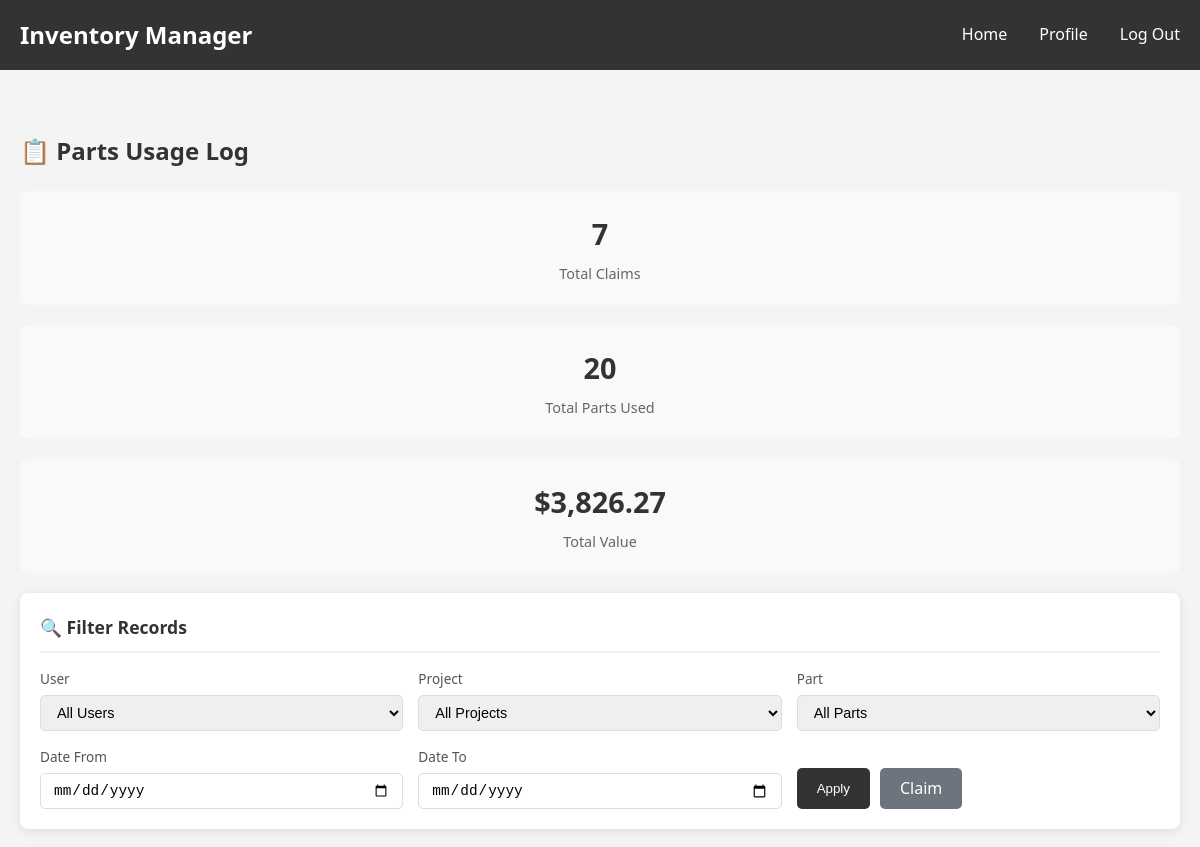
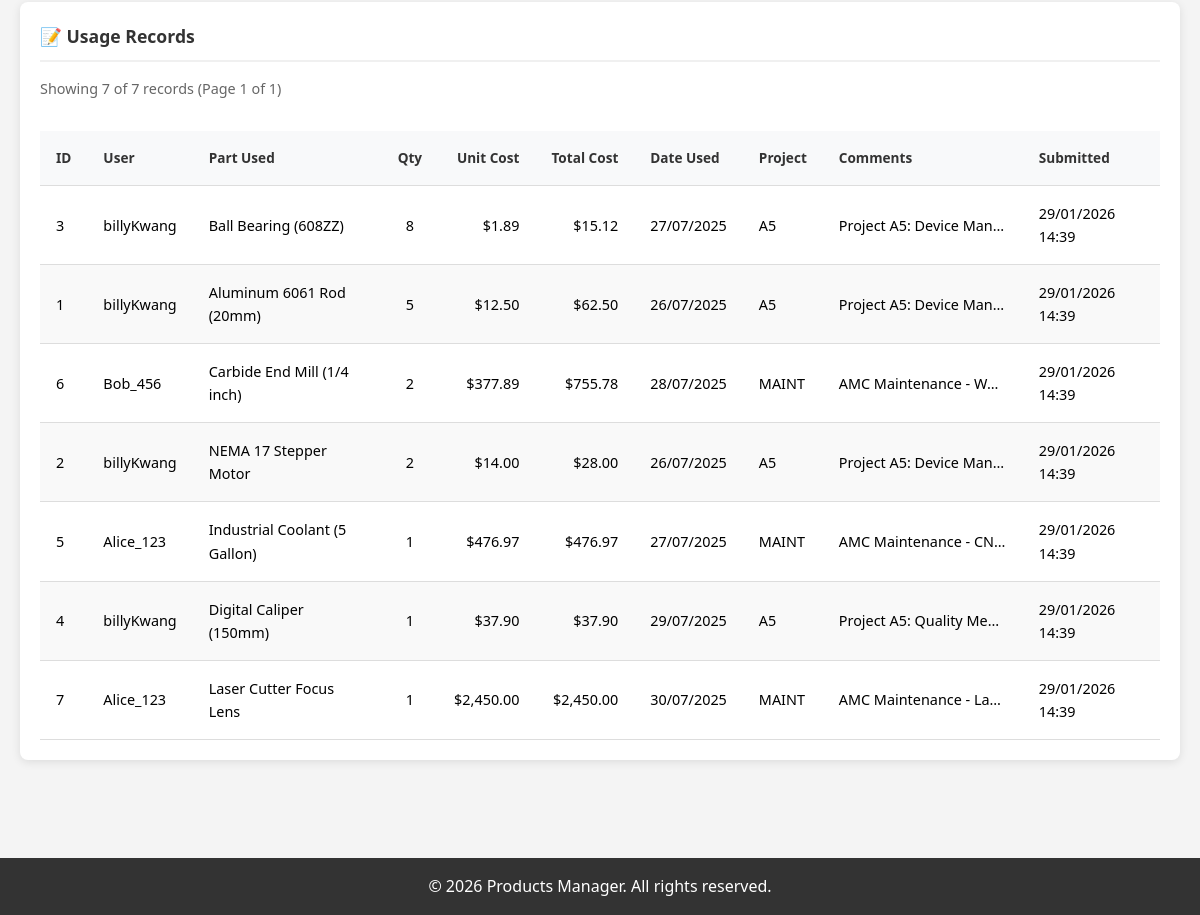
/pages/admin_parts_log.php (signed in), run on the app's committed database (2 pictures, top to bottom).
### tables this page shows
CREATE TABLE `parts_log` (
    `id` INT AUTO_INCREMENT PRIMARY KEY,
    `username` VARCHAR(255), 
    `part_used` VARCHAR(255), 
    `amount_used` INT,
    `date_used` DATE, 
    `project_id` VARCHAR(255),  
    `comments` VARCHAR(255), 
    `claim_submission_time` DATETIME DEFAULT CURRENT_TIMESTAMP
);

### pages/admin_parts_log.php (the view, shortened to what this page needs)
<?php
try {
    $pdo = new PDO(
        "mysql:host=" . DB_HOST . ";dbname=" . DB_NAME . ";charset=utf8mb4",
        DB_USER,
        DB_PASS,
        [
            PDO::ATTR_ERRMODE => PDO::ERRMODE_EXCEPTION,
            PDO::ATTR_DEFAULT_FETCH_MODE => PDO::FETCH_ASSOC
        ]
    );
} catch (PDOException $e) {
    die("Database connection failed: " . $e->getMessage());
}
$recordsPerPage = 20;
$currentPage = isset($_GET['page']) ? max(1, intval($_GET['page'])) : 1;
$offset = ($currentPage - 1) * $recordsPerPage;
$whereConditions = [];
$params = [];
$whereClause = !empty($whereConditions) ? "WHERE " . implode(" AND ", $whereConditions) : "";
$countSql = "SELECT COUNT(*) as total FROM parts_log pl $whereClause";
$countStmt = $pdo->prepare($countSql);
$countStmt->execute($params);
$totalRecords = $countStmt->fetch()['total'];
$totalPages = ceil($totalRecords / $recordsPerPage);
$sql = "SELECT
            pl.id,
            pl.username,
            pl.part_used,
            pl.amount_used,
            pl.date_used,
            pl.project_id,
            pl.comments,
            pl.claim_submission_time,
            COALESCE(i.cost_per_part, 0) as cost_per_part,
            (pl.amount_used * COALESCE(i.cost_per_part, 0)) as total_cost
        FROM parts_log pl
        LEFT JOIN inventory i ON pl.part_used = i.part_name
        $whereClause
        ORDER BY pl.claim_submission_time DESC
        LIMIT :limit OFFSET :offset";
$stmt = $pdo->prepare($sql);
$stmt->bindValue(':limit', $recordsPerPage, PDO::PARAM_INT);
$stmt->bindValue(':offset', $offset, PDO::PARAM_INT);
$stmt->execute();
$records = $stmt->fetchAll();
$summarySql = "SELECT
                COUNT(*) as total_claims,
                SUM(pl.amount_used) as total_parts_used,
                SUM(pl.amount_used * COALESCE(i.cost_per_part, 0)) as total_value
               FROM parts_log pl
               LEFT JOIN inventory i ON pl.part_used = i.part_name
               $whereClause";
$summaryStmt = $pdo->prepare($summarySql);
$summaryStmt->execute($params);
$summary = $summaryStmt->fetch();
?>
<!DOCTYPE html>
<html lang="en">
<head>
    <link rel="stylesheet" href="<?php echo BASE_URL; ?>/css/style.css">
</head>
<body>
    <?php include __DIR__ . '/../includes/header.php'; ?>
    <div class="log-container">
        <div class="page-header">
            <h1>📋 Parts Usage Log</h1>
        </div>
        <div class="summary-stats">
            <div class="stat-box">
                <div class="stat-value"><?php echo number_format($summary['total_claims'] ?? 0); ?></div>
                <div class="stat-label">Total Claims</div>
            </div>
            <div class="stat-box">
                <div class="stat-value"><?php echo number_format($summary['total_parts_used'] ?? 0); ?></div>
                <div class="stat-label">Total Parts Used</div>
            </div>
            <div class="stat-box">
                <div class="stat-value">$<?php echo number_format($summary['total_value'] ?? 0, 2); ?></div>
                <div class="stat-label">Total Value</div>
            </div>
        </div>
        <div class="card">
            <h2>🔍 Filter Records</h2>
            <form method="GET" class="filter-form">
                <div class="filter-group">
                    <label for="filter_user">User</label>
                    <select name="filter_user" id="filter_user">
                        <option value="">All Users</option>
                    </select>
                </div>
                <div class="filter-group">
                    <label for="filter_project">Project</label>
                    <select name="filter_project" id="filter_project">
                        <option value="">All Projects</option>
                    </select>
                </div>
                <div class="filter-group">
                    <label for="filter_part">Part</label>
                    <select name="filter_part" id="filter_part">
                        <option value="">All Parts</option>
                    </select>
                </div>
                <div class="filter-group">
                    <label for="filter_date_from">Date From</label>
                    <input type="date" name="filter_date_from" id="filter_date_from"
                           value="<?php echo htmlspecialchars($_GET['filter_date_from'] ?? ''); ?>">
                </div>
                <div class="filter-group">
                    <label for="filter_date_to">Date To</label>
                    <input type="date" name="filter_date_to" id="filter_date_to"
                           value="<?php echo htmlspecialchars($_GET['filter_date_to'] ?? ''); ?>">
                </div>
                <div class="filter-buttons">
                    <button type="submit" class="btn-filter">Apply</button>
                    <a href="parts_submission.php" class="btn-clear" title="Submit a Parts Use Claim">Claim</a>
                </div>
            </form>
        </div>
        <div class="card">
            <h2>📝 Usage Records</h2>
            <p class="info-text">
                Showing <?php echo count($records); ?> of <?php echo number_format($totalRecords); ?> records
                (Page <?php echo $currentPage; ?> of <?php echo max(1, $totalPages); ?>)
            </p>
            <?php if (empty($records)): ?>
                <div class="no-data">
                    <p>No records found matching your criteria.</p>
                </div>
            <?php else: ?>
                <div class="table-container">
                    <table>
                        <thead>
                            <tr>
                                <th>ID</th>
                                <th>User</th>
                                <th>Part Used</th>
                                <th class="text-center">Qty</th>
                                <th class="text-right">Unit Cost</th>
                                <th class="text-right">Total Cost</th>
                                <th>Date Used</th>
                                <th>Project</th>
                                <th>Comments</th>
                                <th>Submitted</th>
                            </tr>
                        </thead>
                        <tbody>
                            <?php foreach ($records as $record): ?>
                                <tr>
                                    <td><?php echo $record['id']; ?></td>
                                    <td><?php echo htmlspecialchars($record['username']); ?></td>
                                    <td><?php echo htmlspecialchars($record['part_used']); ?></td>
                                    <td class="text-center"><?php echo $record['amount_used']; ?></td>
                                    <td class="text-right">$<?php echo number_format($record['cost_per_part'], 2); ?></td>
                                    <td class="text-right">$<?php echo number_format($record['total_cost'], 2); ?></td>
                                    <td><?php echo date('d/m/Y', strtotime($record['date_used'])); ?></td>
                                    <td><?php echo htmlspecialchars($record['project_id'] ?? '-'); ?></td>
                                    <td class="comment-cell" title="<?php echo htmlspecialchars($record['comments'] ?? ''); ?>">
                                        <?php echo htmlspecialchars($record['comments'] ?? '-'); ?>
                                    </td>
                                    <td><?php echo date('d/m/Y H:i', strtotime($record['claim_submission_time'])); ?></td>
                                </tr>
                            <?php endforeach; ?>
                        </tbody>
                    </table>
                </div>
            <?php endif; ?>
        </div>
    </div>
    <?php require_once '../includes/footer.php'; ?>
</body>
</html>

### css/style.css (style rules this page uses)
* { margin: 0; padding: 0; box-sizing: border-box; }
html, body { height: 100%; }
body { font-family: 'Segoe UI', Tahoma, Geneva, Verdana, sans-serif; background-color: #f4f4f4; line-height: 1.6; display: flex; flex-direction: column; }
.card { background: white; padding: 2rem; margin-bottom: 2rem; border-radius: 8px; box-shadow: 0 2px 5px rgba(0,0,0,0.1); }
.card h2 { margin-bottom: 1rem; color: #333; }
table { width: 100%; border-collapse: collapse; margin-top: 1rem; background-color: white; }
table th, table td { padding: 1rem; text-align: left; border-bottom: 1px solid #ddd; }
table th { background-color: #f8f9fa; font-weight: bold; color: #333; }

### pages/admin_parts_log.php (style rules this page uses)
.log-container { max-width: 1400px; margin: 30px auto; padding: 0 20px; }
.page-header { display: flex; justify-content: space-between; align-items: center; margin-bottom: 20px; }
.page-header h1 { color: #333; font-size: 1.5rem; }
.card { background: #fff; border-radius: 8px; box-shadow: 0 2px 10px rgba(0,0,0,0.1); padding: 20px; margin-bottom: 20px; }
.card h2 { color: #333; font-size: 1.1rem; margin-bottom: 15px; padding-bottom: 10px; border-bottom: 2px solid #f0f0f0; }
.summary-stats { display: grid; grid-template-columns: repeat(3, 1fr); gap: 20px; margin-bottom: 20px; }
.stat-box { background: #f8f9fa; border-radius: 8px; padding: 20px; text-align: center; }
.stat-value { font-size: 1.8rem; font-weight: bold; color: #333; }
.stat-label { font-size: 0.9rem; color: #666; margin-top: 5px; }
.filter-form { display: grid; grid-template-columns: repeat(5, 1fr) auto; gap: 15px; align-items: end; }
.filter-group { display: flex; flex-direction: column; }
.filter-group label { font-size: 0.85rem; color: #555; margin-bottom: 5px; }
.filter-group select, .filter-group input { padding: 8px 12px; border: 1px solid #ddd; border-radius: 5px; font-size: 0.9rem; }
.filter-buttons { display: flex; gap: 10px; }
.btn-filter { background: #333; color: #fff; padding: 8px 20px; border: none; border-radius: 5px; cursor: pointer; }
.btn-clear { background: #6c757d; color: #fff; padding: 8px 20px; border: none; border-radius: 5px; cursor: pointer; text-decoration: none; }
.table-container { overflow-x: auto; }
table { width: 100%; border-collapse: collapse; }
th { background: #333; color: #fff; padding: 12px 10px; text-align: left; font-size: 0.85rem; white-space: nowrap; }
td { padding: 12px 10px; border-bottom: 1px solid #eee; font-size: 0.9rem; }
tr:nth-child(even) { background: #f9f9f9; }
.text-right { text-align: right; }
.text-center { text-align: center; }
.comment-cell { max-width: 200px; overflow: hidden; text-overflow: ellipsis; white-space: nowrap; }
.info-text { color: #666; font-size: 0.9rem; margin-bottom: 15px; }
@media (max-width: 1200px) { .filter-form { grid-template-columns: repeat(3, 1fr); } }
@media (max-width: 1200px) { .summary-stats { grid-template-columns: 1fr; } }

### data on the page
parts_log: id "3", username "billyKwang", part_used "Ball Bearing (608ZZ)", amount_used "8", cost_per_part "1.89", total_cost "15.12", date_used "27/07/2025", project "A5", comments "Project A5: Device Man…", claim_submission_time "29/01/2026 14:39"
parts_log: id "1", username "billyKwang", part_used "Aluminum 6061 Rod (20mm)", amount_used "5", cost_per_part "12.50", total_cost "62.50", date_used "26/07/2025", project "A5", comments "Project A5: Device Man…", claim_submission_time "29/01/2026 14:39"
parts_log: id "6", username "Bob_456", part_used "Carbide End Mill (1/4 inch)", amount_used "2", cost_per_part "377.89", total_cost "755.78", date_used "28/07/2025", project "MAINT", comments "AMC Maintenance - W…", claim_submission_time "29/01/2026 14:39"
parts_log: id "2", username "billyKwang", part_used "NEMA 17 Stepper Motor", amount_used "2", cost_per_part "14.00", total_cost "28.00", date_used "26/07/2025", project "A5", comments "Project A5: Device Man…", claim_submission_time "29/01/2026 14:39"
parts_log: id "5", username "Alice_123", part_used "Industrial Coolant (5 Gallon)", amount_used "1", cost_per_part "476.97", total_cost "476.97", date_used "27/07/2025", project "MAINT", comments "AMC Maintenance - CN…", claim_submission_time "29/01/2026 14:39"
parts_log: id "4", username "billyKwang", part_used "Digital Caliper (150mm)", amount_used "1", cost_per_part "37.90", total_cost "37.90", date_used "29/07/2025", project "A5", comments "Project A5: Quality Me…", claim_submission_time "29/01/2026 14:39"
parts_log: id "7", username "Alice_123", part_used "Laser Cutter Focus Lens", amount_used "1", cost_per_part "2,450.00", total_cost "2,450.00", date_used "30/07/2025", project "MAINT", comments "AMC Maintenance - La…", claim_submission_time "29/01/2026 14:39"

### other printed values
$summary['total_claims'] "7"
$summary['total_parts_used'] "20"
$summary['total_value'] "3,826.27"
count($records) "7"
$totalRecords "7"
$currentPage "1"
max(1, $totalPages) "1"
